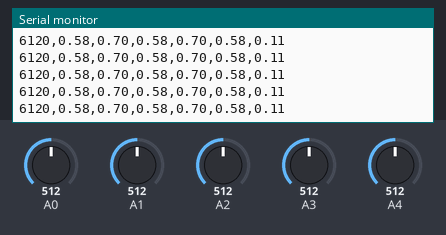
Simulated run of this sketch. Board: Arduino Uno, built with avr-gcc and run on an emulated ATmega328P. Shown: the last lines printed to the serial monitor. The test bench sets the inputs (shaded band); at power-on: A0 = 512, A2 = 512, A1 = 512, A3 = 512, A4 = 512.

Above: at 1.2 s.
1.3 s: A0 set to 352
At 2.4 s:
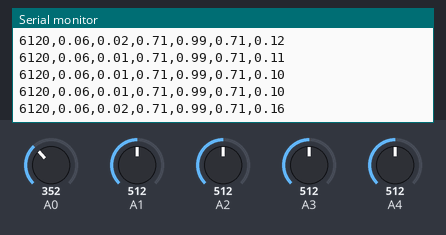
4.3 s: A0 set to 337
At 5.4 s:
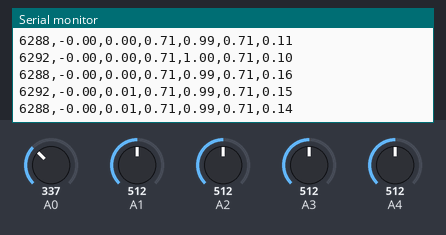
5.8 s: A2 set to 324
At 6.9 s:
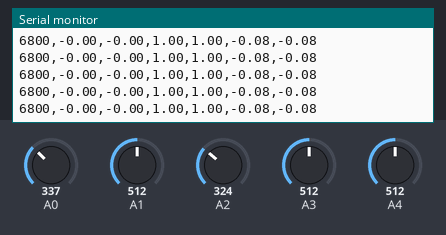
7.3 s: A2 set to 309
At 8.4 s:
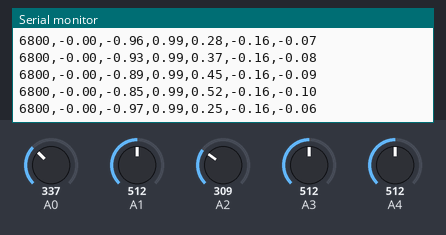
12.2 s: A1 set to 352
At 12.8 s:
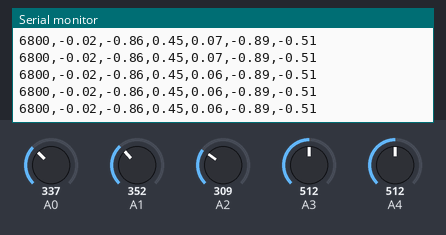
15.2 s: A1 set to 322
At 16.0 s:
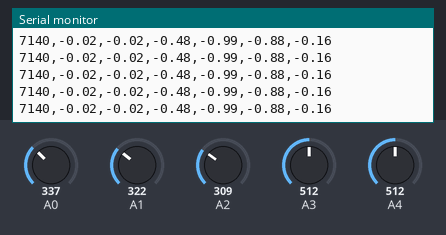
Timing chart, 0 to 16.4 s (numbered marks = the images above; inputs shaded):
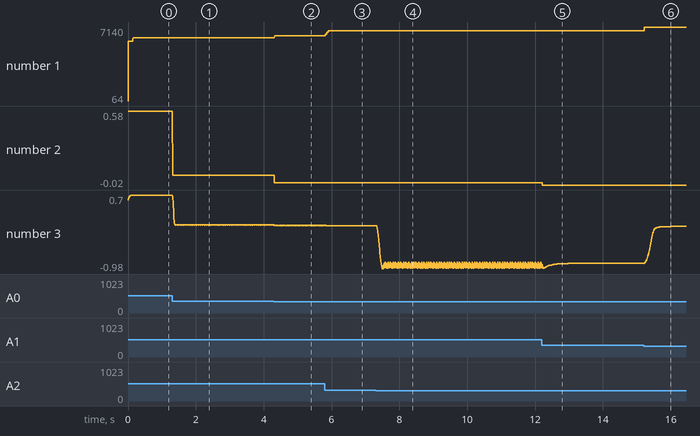

Measured:
- after the input at 1.3 s, the serial monitor: prints a new line at once (image 1)
- after the input at 4.3 s, the serial monitor: prints a new line at once (image 2)
- after the input at 5.8 s, the serial monitor: prints a new line at once (image 3)
- after the input at 7.3 s, the serial monitor: prints a new line at once (image 4)
- after the input at 12.2 s, the serial monitor: prints a new line at once (image 5)
- after the input at 15.2 s, the serial monitor: prints a new line at once (image 6)
- plotted number 1: 6120 → 6292 after the input at 4.3 s, 6292 → 6800 after the input at 5.8 s, 6800 → 7140 after the input at 15.2 s
- plotted number 2: 0.58 → 0.06 after the input at 1.3 s, 0.06 → 0 after the input at 4.3 s, 0 → -0.02 after the input at 12.2 s

The sketch:

Imu_Arduino.pde
```cpp
/*
IMU Calculations Demo, by Starlino
IMU Guide: http://starlino.com/imu_guide.html
Acc_Gyro Board:  http://www.gadgetgangster.com/213

Hardware Setup:

Acc_Gyro <--->  Arduino
5V       <--->  5V
GND      <--->  GND
AX       <--->  AN0
AY       <--->  AN1
AZ       <--->  AN2
GX4      <--->  AN3
GY4      <--->  AN4

*/

#define INPUT_COUNT 5     //number of analog inputs
#define VDD 5000.0f       //Analog reference voltage in milivolts
#define PI 3.14159265358979f

int an[INPUT_COUNT];      //analog inputs
char firstSample;	  //marks first sample

struct {
  char inpInvert[INPUT_COUNT];    // bits 0..5 invert input
  int zeroLevel[INPUT_COUNT];     // 0..2 accelerometer zero level (mV) @ 0 G
                                  // 3..5 gyro zero level (mV) @ 0 deg/s
  int inpSens[INPUT_COUNT];       // 0..2 acceleromter input sensitivity (mv/g)
                                  // 3..5 gyro input sensitivity (mV/deg/ms)
  float wGyro;		          // gyro weight/smooting factor
} config;

//Notation "w" stands for one of the axes, so for example RwAcc[0],RwAcc[1],RwAcc[2] means RxAcc,RyAcc,RzAcc
//Variables below must be global (their previous value is used in getEstimatedInclination)
float RwEst[3];     //Rw estimated from combining RwAcc and RwGyro
unsigned long lastMicros;

//Variables below don't need to be global but we expose them for debug purposes
unsigned long interval; //interval since previous analog samples
float RwAcc[3];         //projection of normalized gravitation force vector on x/y/z axis, as measured by accelerometer
float RwGyro[3];        //Rw obtained from last estimated value and gyro movement
float Awz[2];           //angles between projection of R on XZ/YZ plane and Z axis (deg)

void setup() {
  static int i;
  Serial.begin(57600);

  //Setup parameters for Acc_Gyro board, see http://www.gadgetgangster.com/213
  for(i=0;i<=2;i++){                  // X,Y,Z axis
    config.zeroLevel[i] = 1650;       // Accelerometer zero level (mV) @ 0 G
    config.inpSens[i] = 478;          // Accelerometer Sensisitivity mV/g
  }

  for(i=3;i<=4;i++){
    config.inpSens[i] = 2000;	    // Gyro Sensitivity mV/deg/ms
    config.zeroLevel[i] = 1230;     // Gyro Zero Level (mV) @ 0 deg/s
  }

  config.inpInvert[0] = 1;  //Acc X
  config.inpInvert[1] = 1;  //Acc Y
  config.inpInvert[2] = 1;  //Acc Z

  //Gyro readings are inverted according to accelerometer coordonate system
  //see http://starlino.com/imu_guide.html for discussion
  //also see http://www.gadgetgangster.com/213 for graphical diagrams
  config.inpInvert[3] = 1;  //Gyro X
  config.inpInvert[4] = 1;  //Gyro Y

  config.wGyro = 10;

  firstSample = 1;
}

void loop() {
  getEstimatedInclination();
  //!!! Please note that printing more data will increase interval between samples. Try to keep it under 10ms (10,0000 us)
  Serial.print(interval);  //microseconds since last sample, monitor this value to be < 10000, increase bitrate to print faster
  Serial.print(",");
  Serial.print(RwAcc[0]);  //Inclination X axis (as measured by accelerometer)
  Serial.print(",");
  Serial.print(RwEst[0]);  //Inclination X axis (estimated / filtered)
  Serial.print(",");
  Serial.print(RwAcc[1]);  //Inclination Y axis (as measured by accelerometer)
  Serial.print(",");
  Serial.print(RwEst[1]);  //Inclination Y axis (estimated / filtered)
  Serial.print(",");
  Serial.print(RwAcc[2]);  //Inclination Z axis (as measured by accelerometer)
  Serial.print(",");
  Serial.print(RwEst[2]);  //Inclination Z axis (estimated / filtered)
  Serial.println("");
}

void getEstimatedInclination(){
  static int i,w;
  static float tmpf,tmpf2;
  static unsigned long newMicros; //new timestamp
  static char signRzGyro;

  //get raw adc readings
  newMicros = micros();       //save the time when sample is taken
  for(i=0;i<INPUT_COUNT;i++) an[i]= analogRead(i);

  //compute interval since last sampling time
  interval = newMicros - lastMicros;    //please note that overflows are ok, since for example 0x0001 - 0x00FE will be equal to 2
  lastMicros = newMicros;               //save for next loop, please note interval will be invalid in first sample but we don't use it


  //get accelerometer readings in g, gives us RwAcc vector
  for(w=0;w<=2;w++) RwAcc[w] = getInput(w);

  //normalize vector (convert to a vector with same direction and with length 1)
  normalize3DVector(RwAcc);

  if (firstSample){
    for(w=0;w<=2;w++) RwEst[w] = RwAcc[w];    //initialize with accelerometer readings
  }else{
    //evaluate RwGyro vector
    if(abs(RwEst[2]) < 0.1){
      //Rz is too small and because it is used as reference for computing Axz, Ayz it's error fluctuations will amplify leading to bad results
      //in this case skip the gyro data and just use previous estimate
      for(w=0;w<=2;w++) RwGyro[w] = RwEst[w];
    }else{
      //get angles between projection of R on ZX/ZY plane and Z axis, based on last RwEst
      for(w=0;w<=1;w++){
        tmpf = getInput(3 + w);                         //get current gyro rate in deg/ms
        tmpf *= interval / 1000.0f;                     //get angle change in deg
        Awz[w] = atan2(RwEst[w],RwEst[2]) * 180 / PI;   //get angle and convert to degrees
        Awz[w] += tmpf;                                 //get updated angle according to gyro movement
      }

      //estimate sign of RzGyro by looking in what qudrant the angle Axz is,
      //RzGyro is pozitive if  Axz in range -90 ..90 => cos(Awz) >= 0
      signRzGyro = ( cos(Awz[0] * PI / 180) >=0 ) ? 1 : -1;

      //reverse calculation of RwGyro from Awz angles, for formula deductions see  http://starlino.com/imu_guide.html
      for(w=0;w<=1;w++){
        RwGyro[w] = sin(Awz[w] * PI / 180);
        RwGyro[w] /= sqrt( 1 + squared(cos(Awz[w] * PI / 180)) * squared(tan(Awz[1-w] * PI / 180)) );
      }
      RwGyro[2] = signRzGyro * sqrt(1 - squared(RwGyro[0]) - squared(RwGyro[1]));
    }

    //combine Accelerometer and gyro readings
    for(w=0;w<=2;w++) RwEst[w] = (RwAcc[w] + config.wGyro* RwGyro[w]) / (1 + config.wGyro);

    normalize3DVector(RwEst);

  }

  firstSample = 0;
}

void normalize3DVector(float* vector){
  static float R;
  R = sqrt(vector[0]*vector[0] + vector[1]*vector[1] + vector[2]*vector[2]);
  vector[0] /= R;
  vector[1] /= R;
  vector[2] /= R;
}

float squared(float x){
  return x*x;
}

//Convert ADC value for to physical units see http://starlino.com/imu_guide.html for explanation.
//For accelerometer it will return  g  (acceleration) , applies when  i = 0..2
//For gyro it will return  deg/ms (rate of rotation)  , applies when i = 3..5
float getInput(char i){
  static float tmpf;	        //temporary variable
  tmpf = an[i] * VDD / 1023.0f;  //voltage (mV)
  tmpf -= config.zeroLevel[i];  //voltage relative to zero level (mV)
  tmpf /= config.inpSens[i];    //input sensitivity in mV/G(acc) or mV/deg/ms(gyro)
  tmpf *= config.inpInvert[i];  //invert axis value according to configuration
  return tmpf;
}
```
